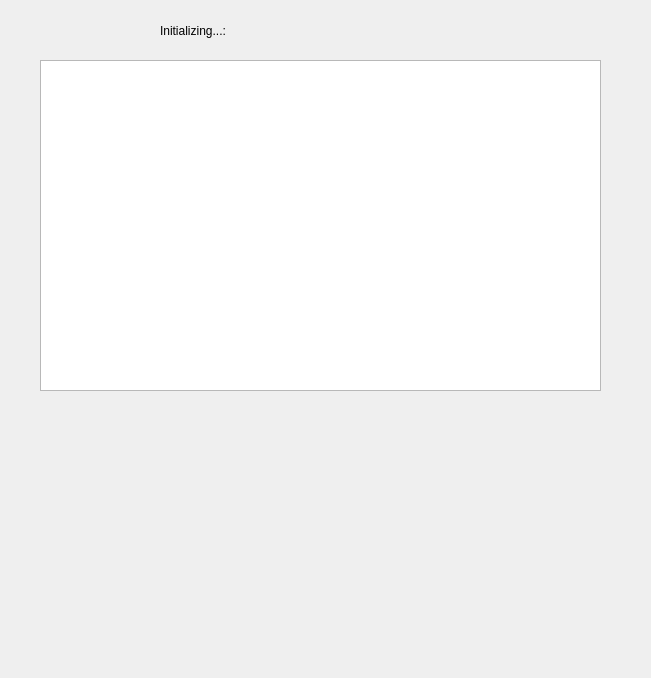
<?xml version="1.0" encoding="UTF-8"?>
<ui version="4.0">
 <class>InitDevice</class>
 <widget class="QDialog" name="InitDevice">
  <property name="geometry">
   <rect>
    <x>0</x>
    <y>0</y>
    <width>651</width>
    <height>678</height>
   </rect>
  </property>
  <property name="windowTitle">
   <string>Dialog</string>
  </property>
  <widget class="QLabel" name="label">
   <property name="geometry">
    <rect>
     <x>140</x>
     <y>410</y>
     <width>331</width>
     <height>241</height>
    </rect>
   </property>
   <property name="text">
    <string/>
   </property>
   <property name="pixmap">
    <pixmap resource="../../resources/compiled/Resources.qrc">:/damaged_device.png</pixmap>
   </property>
  </widget>
  <widget class="QLabel" name="damagedDeviceLabel">
   <property name="geometry">
    <rect>
     <x>160</x>
     <y>10</y>
     <width>281</width>
     <height>41</height>
    </rect>
   </property>
   <property name="text">
    <string>Initializing...:</string>
   </property>
  </widget>
  <widget class="QPlainTextEdit" name="initDeviceText">
   <property name="geometry">
    <rect>
     <x>40</x>
     <y>60</y>
     <width>561</width>
     <height>331</height>
    </rect>
   </property>
  </widget>
 </widget>
 <resources>
  <include location="../../resources/compiled/Resources.qrc"/>
 </resources>
 <connections/>
</ui>
